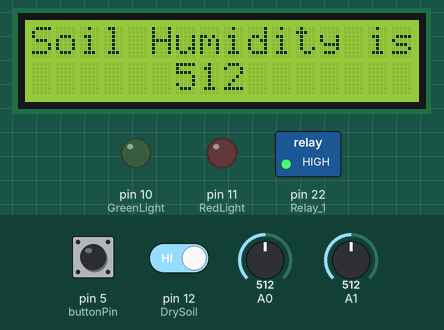
A sketch run on a simulated Arduino Mega 2560, built with avr-gcc and run on an emulated ATmega2560. Shown: 16×2 character LCD, switched loads named in the sketch (green lamp = pin HIGH), output pins drawn as LEDs (lit = HIGH). Dashed ring = blinking. Inputs (shaded band) come from the test bench; at power-on: pin 12 (DrySoil) HIGH, pin 5 (buttonPin) LOW, A1 = 512, A0 = 512.

Above: at 2.7 s.
2.8 s: pin 12 (DrySoil) driven LOW
At 3.7 s:
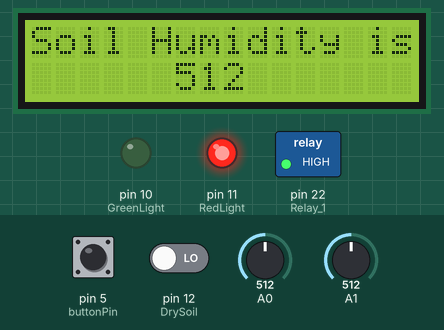
4.7 s: pin 5 (buttonPin) pulled HIGH for 0.7 s
At 6.1 s:
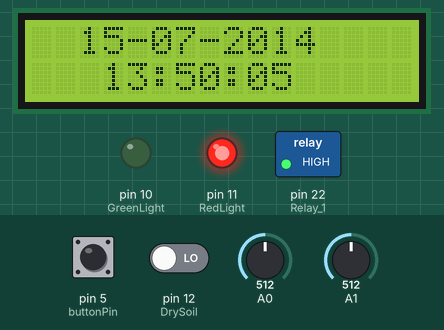
9.7 s: pin 5 (buttonPin) pulled HIGH for 1 s
At 10.9 s:
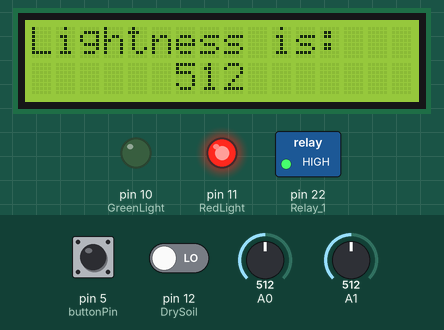
12.2 s: A1 set to 488
At 13.9 s:
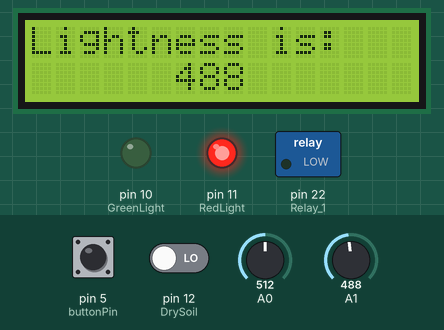
14.2 s: pin 12 (DrySoil) driven HIGH
At 15.2 s:
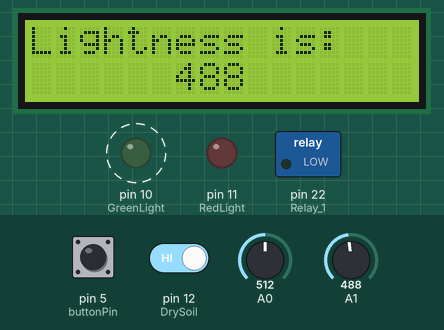
17.1 s: A1 set to 510
At 18.5 s:
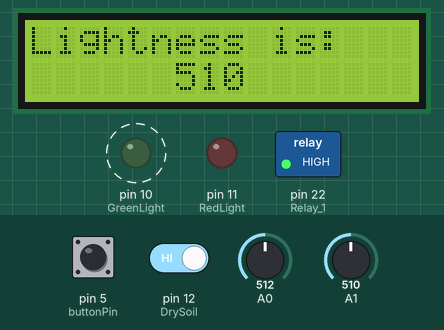
Timing chart, 0 to 21.2 s (numbered marks = the images above; inputs shaded):
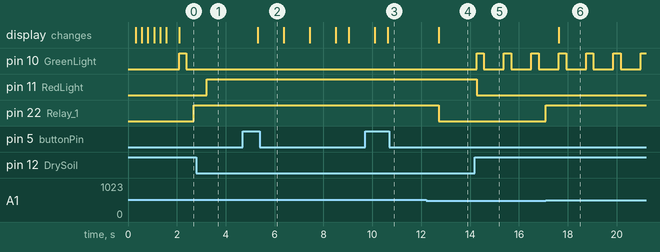

The sketch:

System_Lemon_tree_monitoring.ino
```cpp
#include <Wire.h>
#include <LiquidCrystal_I2C.h>
#include <Time.h>
#include <DS1307RTC.h>  // a basic DS1307 library that returns time as a time_t


const int buttonPin = 5;
const int LowLight = 9;
const int RedLight = 11;
const int GreenLight = 10;
const int DrySoil = 12;
const int Relay_1 = 22;

LiquidCrystal_I2C lcd(0x27,16,2);


int SoilState = 0;
int val = 0;
int counter = 0;
int currentState = 0;
int previousState = 0;


void setup(){
  pinMode(RedLight, OUTPUT);
  pinMode(GreenLight, OUTPUT);
  pinMode(DrySoil, INPUT);
  pinMode(buttonPin, INPUT);
  pinMode(LowLight, INPUT);
  pinMode(Relay_1, OUTPUT);

  setTime(13,50,0,15,07,2014);

  lcdInit();

}

void lcdInit(){
lcd.init();
  for(int i = 0; i< 3; i++)
  {
    lcd.backlight();
    delay(250);
    lcd.noBacklight();
    delay(250);
  }
  lcd.backlight(); // finish with backlight on
}

void loop(){

  counterSet();
if (counter == 3){counter=0;};

 if (counter==0){
 lcd.clear();

 show_humi();}

 if (counter==1){
 lcd.clear();
 show_time();}

 if (counter==2){
 lcd.clear();
 show_light();
 }

 soilState ();

  }

  void soilState (){

  SoilState = digitalRead(DrySoil);

  if(SoilState== LOW){
  digitalWrite(RedLight, HIGH);
  digitalWrite(GreenLight, LOW);
  }

  if(SoilState== HIGH){
  digitalWrite(RedLight, LOW);
  digitalWrite(GreenLight, HIGH);
  delay(300);
  digitalWrite(GreenLight, LOW);
  delay(300);
  }

  //if (LowLight== HIGH){digitalWrite(Relay_1, HIGH);}
  //if (LowLight== LOW){digitalWrite(Relay_1, LOW);}
  if (analogRead(1)> 500){digitalWrite(Relay_1, 1);}
   if (analogRead(1)< 500){digitalWrite(Relay_1, 0);}

  }

void show_light(){
lcd.setCursor(0, 0);
lcd.print("Lightness is:");
lcd.setCursor(6, 1);
lcd.print(analogRead(1));
  }

void counterSet(){
  val = digitalRead(buttonPin);

  if (val == HIGH) {
      currentState = 1;
      }
else {
currentState = 0;
}
if(currentState != previousState){
if(currentState == 1){
counter = counter + 1;

}
}
previousState = currentState;
delay(500);

}


void show_humi(){
lcd.setCursor(0, 0);
lcd.print("Soil Humidity is:");
lcd.setCursor(6, 1);
lcd.print(analogRead(0));
}

void show_time(){
lcd.setCursor(2, 0);
printDigit(day());
lcd.setCursor(4, 0);
lcd.print("-");
lcd.setCursor(5, 0);
printDigit(month());
lcd.setCursor(7, 0);
lcd.print("-");
lcd.setCursor(8, 0);
lcd.print(year());
lcd.setCursor(3, 1);
printDigit(hour());
lcd.setCursor(5, 1);
printDigits(minute());
lcd.setCursor(8, 1);
printDigits(second());
}

void printDigits(int digits){
  lcd.print(":");
  if(digits < 10)
    lcd.print('0');
  lcd.print(digits);
}
void printDigit(int digits){
  if(digits < 10)
    lcd.print('0');
  lcd.print(digits);
}
```

Measured:
- the behaviour switches between 500 and 499 on A1 (found by bisection; images 3 and 4)
- after the input at 2.8 s, pin 10 (GreenLight): stops changing and stays LOW; pin 11 (RedLight): LOW → HIGH after 0.42 s
- after the input at 4.7 s, the display: changes after 0.62 s (image 2)
- after the input at 9.7 s, the display: first differs from a run without the input after 0.93 s (image 3)
- after the input at 12.2 s, pin 22 (Relay_1): HIGH → LOW after 0.51 s; the display: changes after 0.51 s (image 4)
- after the input at 14.2 s, pin 10 (GreenLight): alternates HIGH for 0.30 s and LOW for 0.82 s, starting after 0.07 s; pin 11 (RedLight): HIGH → LOW after 0.07 s
- after the input at 17.1 s, pin 22 (Relay_1): LOW → HIGH at once; the display: changes after 0.53 s (image 6)
